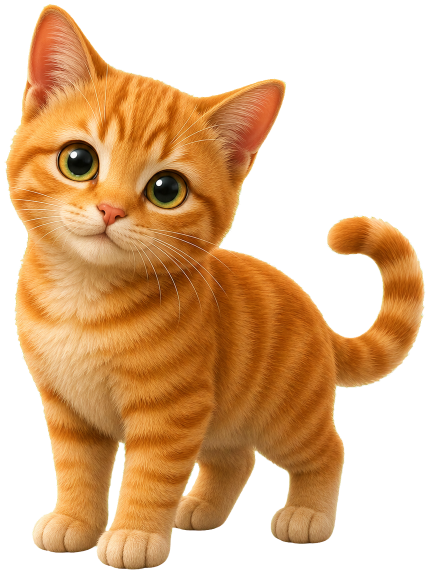
#> input picture DesktopPetPython/assets/cat_3d.png, 859 x 1148 px (shown at 1/2 size)
$ python generate_walk_frames.py
#> lines starting #> are read from the running program, lines starting #| are printed output that depends on the picture
import math
import os

from PIL import Image, ImageChops, ImageDraw, ImageFilter


ROOT = os.path.dirname(os.path.abspath(__file__))
ASSETS = os.path.join(ROOT, "assets")
SOURCE = os.path.join(ASSETS, "cat_3d.png")


def rounded_mask(size, rect, radius=36, blur=14):
    mask = Image.new("L", size, 0)
    draw = ImageDraw.Draw(mask)
    draw.rounded_rectangle(rect, radius=radius, fill=255)
    return mask.filter(ImageFilter.GaussianBlur(blur))


def multiply_alpha(image, mask):
    layer = image.copy()
    alpha = layer.getchannel("A")
    layer.putalpha(ImageChops.multiply(alpha, mask))
    return layer


def fade_original(base, mask, strength=0.52):
    alpha = base.getchannel("A")
    fade = mask.point(lambda value: int(255 - value * strength))
    base.putalpha(ImageChops.multiply(alpha, fade))


def translate(layer, dx, dy):
    out = Image.new("RGBA", layer.size, (0, 0, 0, 0))
    out.alpha_composite(layer, (round(dx), round(dy)))
    return out


def squash_body(image, sx=1.0, sy=1.0, y_anchor=1.0):
    if sx == 1.0 and sy == 1.0:
        return image
    w, h = image.size
    nw = round(w * sx)
    nh = round(h * sy)
    resized = image.resize((nw, nh), Image.Resampling.LANCZOS)
    out = Image.new("RGBA", (w, h), (0, 0, 0, 0))
    x = round((w - nw) / 2)
    y = round((h - nh) * y_anchor)
    out.alpha_composite(resized, (x, y))
    return out


def make_frame(source, frame_index, spec):
    base = squash_body(source, spec.get("sx", 1.0), spec.get("sy", 1.0))
    canvas = base.copy()
    limbs = spec["limbs"]

    for limb in LIMBS:
        rect = limb["rect"]
        mask = rounded_mask(source.size, rect, limb.get("radius", 42), limb.get("blur", 16))
        erase = mask.filter(ImageFilter.MaxFilter(19)).filter(ImageFilter.GaussianBlur(10))
        fade_original(canvas, erase, strength=limb.get("erase", 0.42))

    for limb in LIMBS:
        dx, dy = limbs[limb["name"]]
        mask = rounded_mask(source.size, limb["rect"], limb.get("radius", 42), limb.get("blur", 16))
        part = multiply_alpha(source, mask)
        moved = translate(part, dx, dy)
        canvas.alpha_composite(moved)

    canvas = add_grounding(canvas, frame_index, spec)
    return canvas


def add_grounding(image, frame_index, spec):
    w, h = image.size
    shadow = Image.new("RGBA", image.size, (0, 0, 0, 0))
    draw = ImageDraw.Draw(shadow)
    phase = frame_index / 6.0 * math.tau
    alpha = 34 + round(abs(math.sin(phase)) * 12)
    draw.ellipse((w * 0.13, h * 0.955, w * 0.43, h * 0.99), fill=(32, 24, 22, alpha))
    draw.ellipse((w * 0.62, h * 0.93, w * 0.92, h * 0.975), fill=(32, 24, 22, alpha - 8))
    image.alpha_composite(shadow)
    return image


LIMBS = [
    {
        "name": "front_far",
        "rect": (80, 650, 270, 1148),
        "radius": 60,
        "blur": 18,
        "erase": 0.64,
    },
    {
        "name": "front_near",
        "rect": (240, 645, 445, 1148),
        "radius": 60,
        "blur": 18,
        "erase": 0.78,
    },
    {
        "name": "rear_inner",
        "rect": (410, 700, 600, 1085),
        "radius": 52,
        "blur": 16,
        "erase": 0.62,
    },
    {
        "name": "rear_near",
        "rect": (585, 650, 850, 1130),
        "radius": 70,
        "blur": 20,
        "erase": 0.62,
    },
]


FRAMES = [
    {
        "sx": 1.0,
        "sy": 1.0,
        "limbs": {
            "front_far": (0, 0),
            "front_near": (0, 0),
            "rear_inner": (0, 0),
            "rear_near": (0, 0),
        },
    },
    {
        "sx": 1.004,
        "sy": 0.998,
        "limbs": {
            "front_far": (-7, 2),
            "front_near": (8, -4),
            "rear_inner": (5, 1),
            "rear_near": (-6, -2),
        },
    },
    {
        "sx": 1.006,
        "sy": 0.997,
        "limbs": {
            "front_far": (-11, 4),
            "front_near": (13, -6),
            "rear_inner": (8, 1),
            "rear_near": (-10, -3),
        },
    },
    {
        "sx": 1.0,
        "sy": 1.0,
        "limbs": {
            "front_far": (0, 0),
            "front_near": (0, 0),
            "rear_inner": (0, 0),
            "rear_near": (0, 0),
        },
    },
    {
        "sx": 0.998,
        "sy": 1.001,
        "limbs": {
            "front_far": (7, -3),
            "front_near": (-8, 2),
            "rear_inner": (-5, -1),
            "rear_near": (6, 2),
        },
    },
    {
        "sx": 0.996,
        "sy": 1.002,
        "limbs": {
            "front_far": (11, -5),
            "front_near": (-13, 4),
            "rear_inner": (-8, -1),
            "rear_near": (10, 3),
        },
    },
]


def make_contact_sheet(frames):
    gap = 24
    max_w = max(frame.width for frame in frames)
    max_h = max(frame.height for frame in frames)
    sheet = Image.new("RGBA", (max_w * len(frames) + gap * (len(frames) + 1), max_h + gap * 2), (22, 22, 22, 255))
    for i, frame in enumerate(frames):
        x = gap + i * (max_w + gap)
        y = gap + (max_h - frame.height)
        sheet.alpha_composite(frame, (x, y))
    sheet.save(os.path.join(ASSETS, "cat_walk_sheet.png"))


def make_preview_gif(frames):
    preview = []
    for frame in frames:
        thumb = frame.copy()
        thumb.thumbnail((220, 220), Image.Resampling.LANCZOS)
        canvas = Image.new("RGBA", (260, 240), (22, 22, 22, 255))
        canvas.alpha_composite(thumb, ((260 - thumb.width) // 2, 240 - thumb.height - 12))
        preview.append(canvas.convert("P", palette=Image.Palette.ADAPTIVE))
    preview[0].save(
        os.path.join(ASSETS, "cat_walk_preview.gif"),
        save_all=True,
        append_images=preview[1:] + preview,
        duration=105,
        loop=0,
        disposal=2,
    )


def main():
    os.makedirs(ASSETS, exist_ok=True)
    source = Image.open(SOURCE).convert("RGBA")
#> source is the input picture: PIL image 859x1148 RGBA; mean R, G, B, A 109.3, 71.1, 32.8, 139.8
    frames = []
    for i, spec in enumerate(FRAMES):
        frame = make_frame(source, i, spec)
        out = os.path.join(ASSETS, f"cat_walk_{i}.png")
        frame.save(out)
        frames.append(frame)
        print(out)
#> this loop made 6 passes
#> pass 1, in fade_original, `fade = mask.point(lambda value: int(255 - value * strength))`:
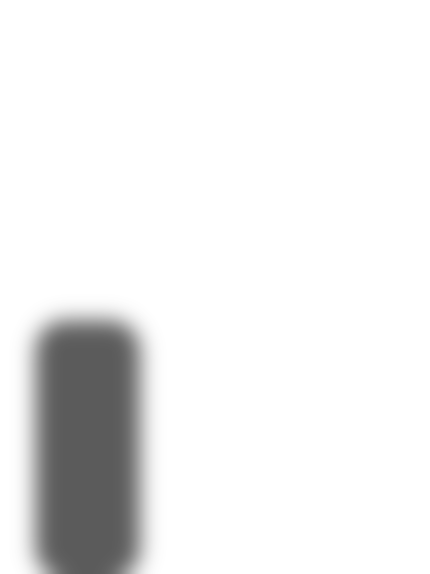
#> fade: PIL image 859x1148 L (shown at 1/2 size); min 91, max 255, mean 237.8
#> pass 1, in fade_original (call 2), `alpha = base.getchannel("A")`:
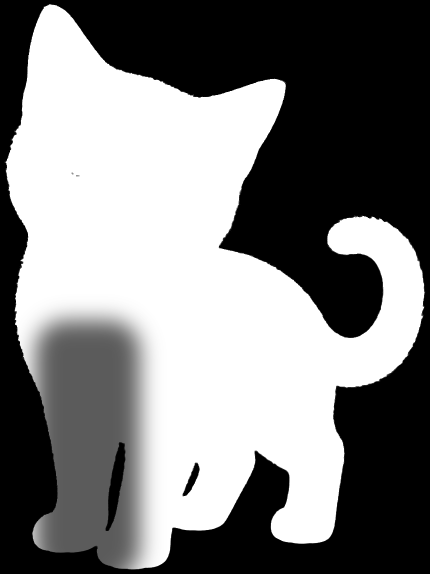
#> alpha: PIL image 859x1148 L (shown at 1/2 size); min 0, max 255, mean 125.7
#> after the loop:
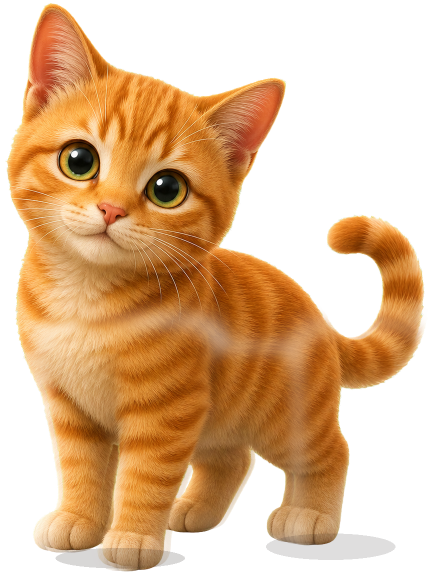
#> frame: PIL image 859x1148 RGBA (shown at 1/2 size); mean R, G, B, A 110.9, 71.9, 33.2, 137.5; transparent parts drawn white
#> after the loop, frames = 6 items
    make_contact_sheet(frames)
#> in make_contact_sheet, `max_w = max(frame.width for frame in frames)`: max_w = 859
#> in make_contact_sheet, `max_h = max(frame.height for frame in frames)`: max_h = 1148
#> the loop in make_contact_sheet, `for i, frame in enumerate(frames):` made 6 passes
#> x on passes 1 to 6: 24, 907, 1790, 2673, 3556, 4439
#> after the loop in make_contact_sheet, `for i, frame in enumerate(frames):`:
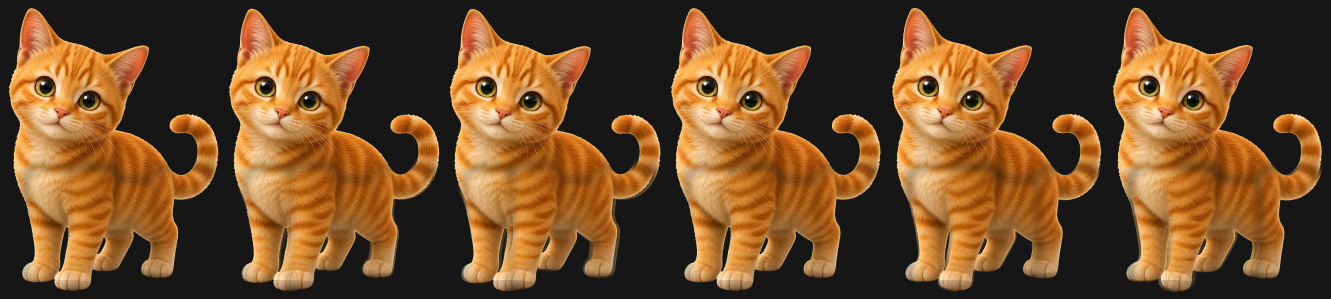
#> sheet: PIL image 5322x1196 RGBA (shown at 1/4 size); mean R, G, B, A 108.4, 73.8, 39.8, 255
    make_preview_gif(frames)
#> the loop in make_preview_gif, `for frame in frames:` made 6 passes
#> after the loop in make_preview_gif, `for frame in frames:`:
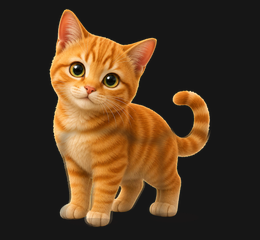
#> canvas: PIL image 260x240 RGBA; mean R, G, B, A 76, 54.3, 33, 255
#> after the loop in make_preview_gif, `for frame in frames:`:
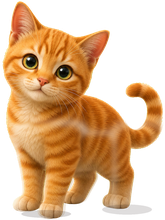
#> thumb: PIL image 165x220 RGBA; mean R, G, B, A 117.3, 77.2, 36.4, 137.5; transparent parts drawn white
#> after the loop in make_preview_gif, `for frame in frames:`: preview = 6 items
#> in make_preview_gif, `preview[0].save( os.path.join(ASSETS, "cat_walk_preview.gif"), save_al..`:
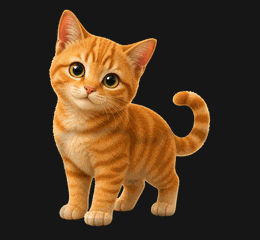
#> saved as cat_walk_preview.gif: PIL image 260x240 P; mean R, G, B 75.8, 54.2, 33
    print(os.path.join(ASSETS, "cat_walk_sheet.png"))
#| DesktopPetPython/assets/cat_walk_sheet.png
    print(os.path.join(ASSETS, "cat_walk_preview.gif"))
#| DesktopPetPython/assets/cat_walk_preview.gif


if __name__ == "__main__":
    main()
